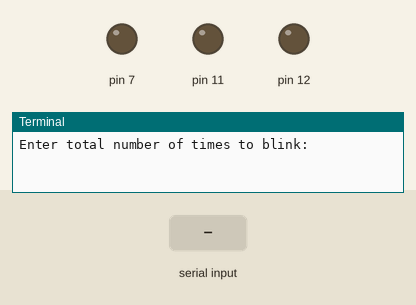
Recording of a program running on a simulated Raspberry Pi (header pin numbers). On the bench: output pins drawn as LEDs (lit = HIGH), the last lines printed to the terminal. Inputs (shaded band) come from the test bench.

Above: at 1.2 s.
1.3 s: "5" typed at the terminal
2.8 s: "90" typed at the terminal
At 3.7 s:
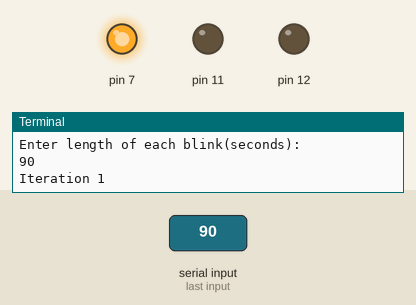
Timing chart, 0 to 5.8 s (numbered marks = the images above; inputs shaded):
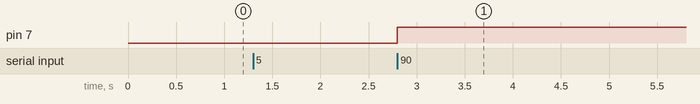

The program:

led3.py
```python
## http://www.thirdeyevis.com/pi-page-2.php
## Blink 3 LEDs

import RPi.GPIO as GPIO ## Import GPIO library
import time ## Import 'time' library. Allows us to use 'sleep'

GPIO.setmode(GPIO.BOARD) ## Use board pin numbering
GPIO.setup(7,  GPIO.OUT) ## Setup GPIO Pin 7 to OUT
GPIO.setup(11, GPIO.OUT)
GPIO.setup(12, GPIO.OUT)

##Define a function named Blink()
def Blink(numTimes,speed):
  for i in range(0,numTimes):## Run loop numTimes
    print "Iteration " + str(i+1)## Print current loop
    GPIO.output(7,True)## Switch on pin 7
    time.sleep(speed)
    GPIO.output(7,False)
    GPIO.output(11,True)
    time.sleep(speed)
    GPIO.output(11,False)
    GPIO.output(12,True)
    time.sleep(speed)
    GPIO.output(12,False)
    time.sleep(speed)
  print "Done" ## When loop is complete, print "Done"
  GPIO.cleanup()

## Ask user for total number of blinks and length of each blink
iterations = raw_input("Enter total number of times to blink: ")
speed = raw_input("Enter length of each blink(seconds): ")

## Start Blink() function. Convert user input from strings to numeric data types and pass to Blink() as parameters
Blink(int(iterations),float(speed))
```

Measured:
- after the input at 2.8 s, pin 7: LOW → HIGH at once
